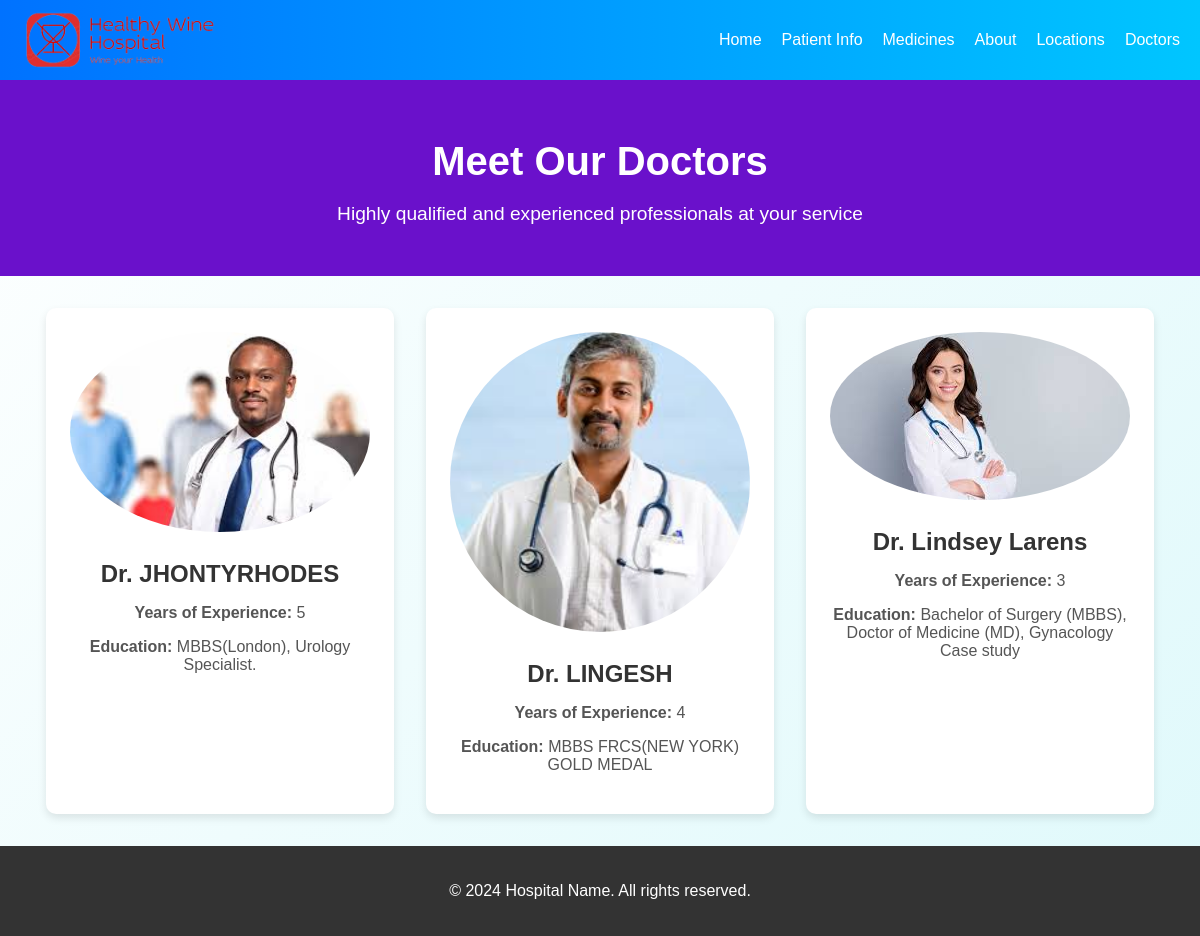
/doctors/, run on an earlier commit of the app's database.
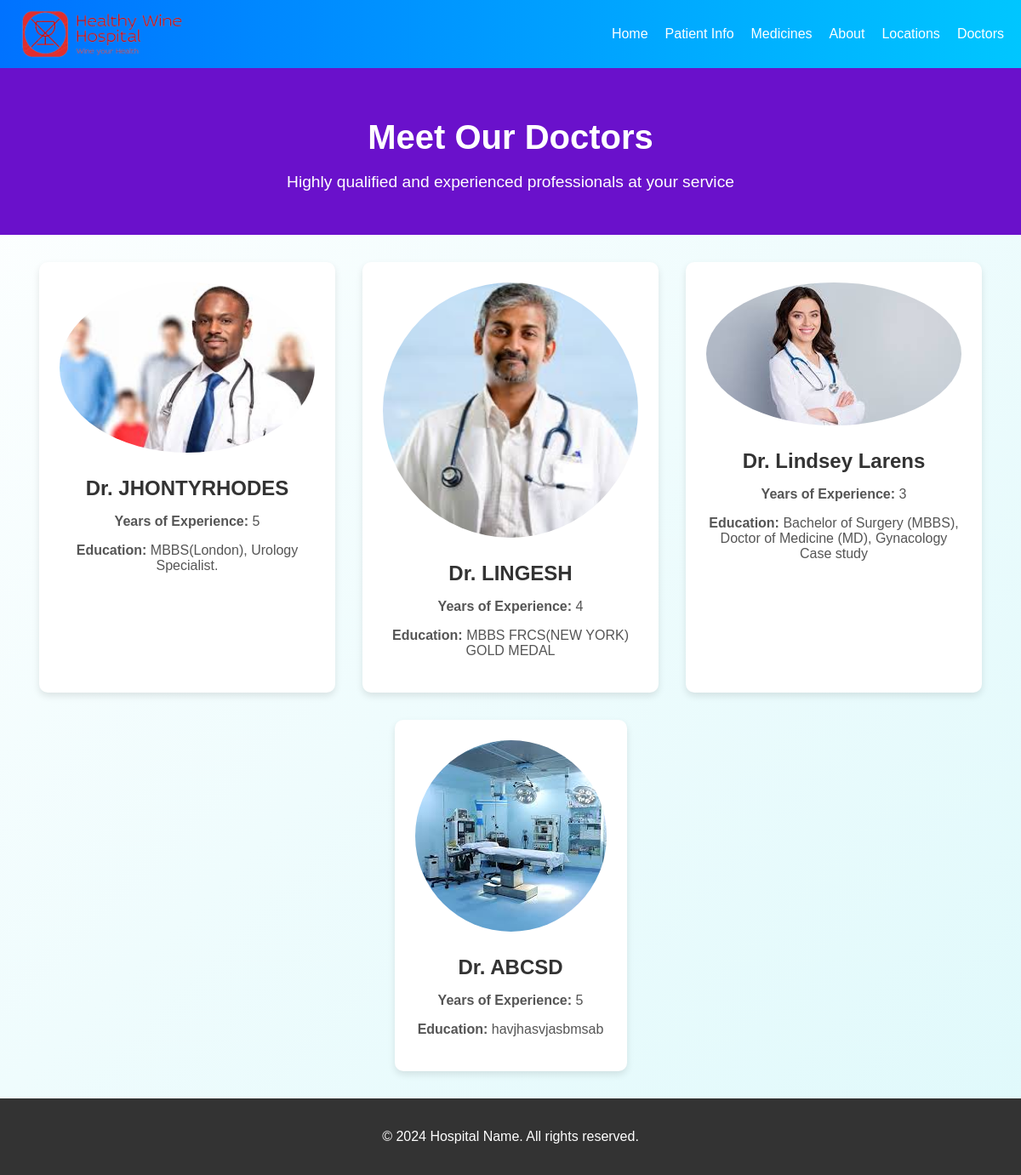
And on a later commit of the database.
### doctors/models.py (models this page shows, shortened)
class Doctor(models.Model):
    name = models.CharField(max_length=100)
    specialist_in = models.CharField(max_length=100)  # Example: "Cardiology"
    phone = models.CharField(max_length=15)
    email = models.EmailField(unique=True)
    date_of_joining = models.DateField()
    years_experience = models.PositiveIntegerField()
    study = models.TextField()  # Example: "MBBS, MD"
    image = models.ImageField(upload_to='doctors/images/')

### doctors/views.py (the view)
# urls.py: path('', views.doctors_list, name='doctors-list'),
def doctors_list(request):
    doctors = Doctor.objects.all()
    return render(request, 'doctors/doctors_list.html', {'doctors': doctors})

### templates/doctors/doctors_list.html (shortened to what this page needs)
<!DOCTYPE html>
<html lang="en">
<head>
    {% load static %}
    <link rel="stylesheet" href="{% static 'css/doctors/doctors_list.css' %}">
</head>
<body class="doctors-page">
        <nav class="navbar">
            <a href="{% url 'home:home' %}" class="logo">
                <img src="{% static 'images/logo1.png' %}" alt="Hospital Logo">
            </a>
            <ul class="nav-links">
                <li><a href="/">Home</a></li>
                <li><a href="{% url 'home:patientinfo' %}">Patient Info</a></li>
                <li><a href="{% url 'medicines:login' %}">Medicines</a></li>
                <li><a href="{% url 'home:about' %}">About</a></li>
                <li><a href="{% url 'home:location' %}">Locations</a></li>
                <li><a href="{% url 'doctors:doctors-list' %}">Doctors</a></li>
            </ul>
        </nav>
    <header>
        <h1>Meet Our Doctors</h1>
        <p>Highly qualified and experienced professionals at your service</p>
    </header>
    <div class="doctors-container">
        {% for doctor in doctors %}
            <div class="doctor-card">
                <img src="{{ doctor.image.url }}" alt="Dr. {{ doctor.name }}" class="doctor-image">
                <div class="doctor-info">
                    <h2>Dr. {{ doctor.name }}</h2>
                    <p><strong>Years of Experience:</strong> {{ doctor.years_experience }}</p>
                    <p><strong>Education:</strong> {{ doctor.study }}</p>
                </div>
            </div>
        {% endfor %}
    </div>
    <footer>
        <div class="container">
            <p>&copy; 2024 Hospital Name. All rights reserved.</p>
        </div>
    </footer>
</body>
</html>

What changed in the data, as far as the page shows it:
added Doctor: image (picture), name "ABCSD", years_experience "5", study "havjhasvjasbmsab"
